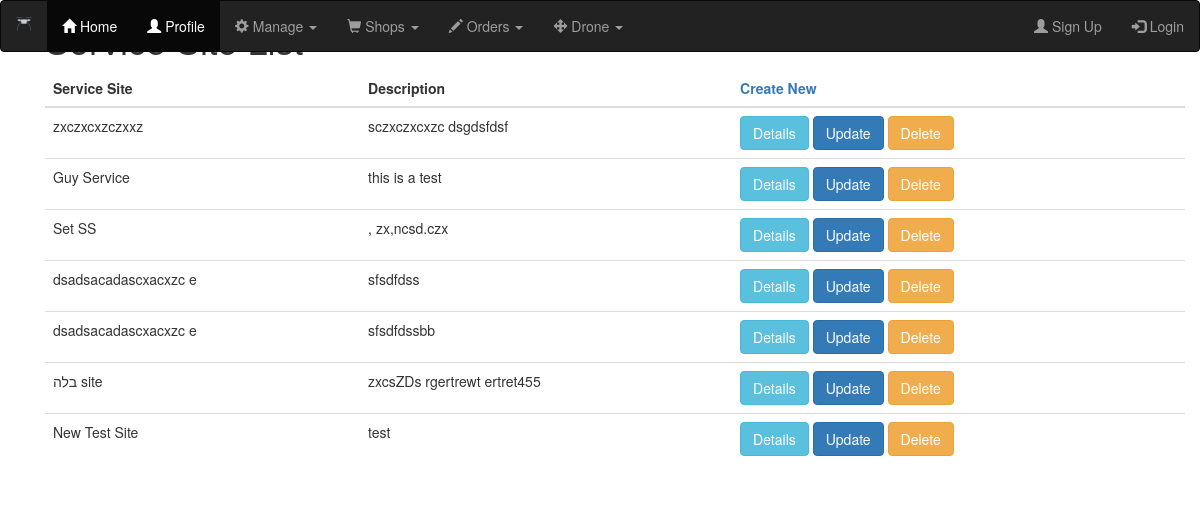
The app's page /shops/service_site_list with its own data.
### shops/models.py (models this page shows, shortened)
class ServiceSite(models.Model): #Locations where there is a drone service
    name = models.CharField(max_length=20,blank=False)
    description = models.CharField(max_length=50, blank=True)
    lat = models.FloatField(null=True)
    long = models.FloatField(null=True)
    radius = models.IntegerField(default=10)

### shops/views.py (the view)
# urls.py: path('service_site_list',ServiceSiteListView.as_view(),name='service_site_list'),
class ServiceSiteListView(ListView):
    model = ServiceSite
    template_name = 'service_sites/servicesite_list.html'

### shops/templates/service_sites/servicesite_list.html
<!DOCTYPE html>
{% extends "base.html" %}
{% load crispy_forms_tags %}
{% block content %}
<div class="container">
  <h1>Service Site List</h1>
<table class="table">
  <thead>
    <th>Service Site</th><th>Description</th><th class='right_handed'> <a href="{% url 'shops:service_site_create' %}">Create New</a></th>
  </thead>
  <tbody>
  {% for servicesite in object_list %}
    <tr class="default">
      <td>{{ servicesite.name }}</td>
      <td>{{ servicesite.description }}</td>
      <td>
        <a href="service_site/{{servicesite.id}}/detail"><button type="button" class="btn btn-info">Details</button></a>
        <a href="{% url 'shops:service_site_update' servicesite.id %}"><button type="button" class="btn btn-primary">Update</button></a>
        <a href="{% url 'shops:service_site_delete' servicesite.id %}"><button type="button" class="btn btn-warning">Delete</button></a>
      </td>
    </tr>
  {% endfor %}
</tbody>
</table>
</div>
{% endblock %}

### records on screen
ServiceSite: name "zxczxcxzczxxz", description "sczxczxcxzc dsgdsfdsf"
ServiceSite: name "Guy Service", description "this is a test"
ServiceSite: name "Set SS", description ", zx,ncsd.czx"
ServiceSite: name "dsadsacadascxacxzc e", description "sfsdfdss"
ServiceSite: name "dsadsacadascxacxzc e", description "sfsdfdssbb"
ServiceSite: name "בלה site", description "zxcsZDs rgertrewt ertret455"
ServiceSite: name "New Test Site", description "test"
